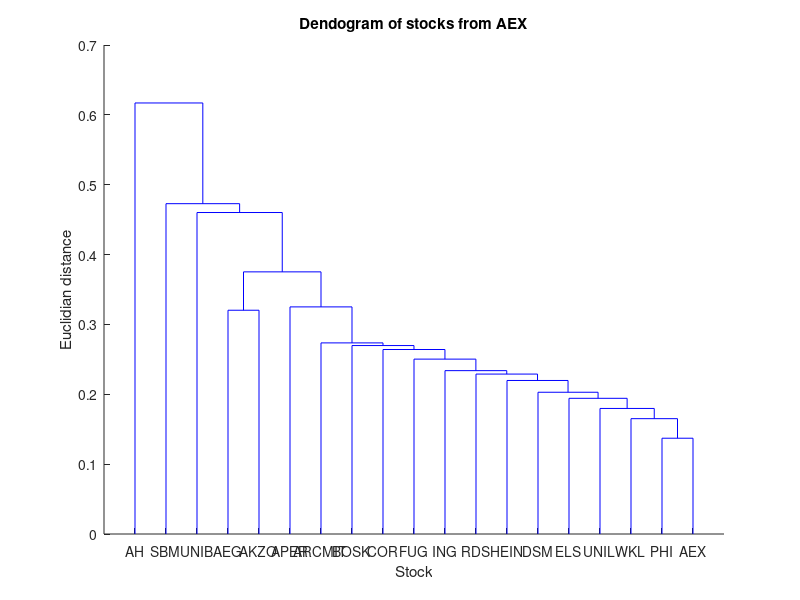

Here is the MATLAB script that generated this plot:
function assignment2()
    load('dataAEX.mat'); %19x277 matrix time series
    load('labelsAEX.mat'); %1x19 matrix labels
    X = data;
    Y = pdist(X); %pairwise dist, default dist is euclidian
    Z = linkage(Y,'average'); %all dist contribute the same
    [H,T] = dendrogram(Z);
    xt = xticks;
    new_xt = labels(xt);
    xlabel('Stock');
    ylabel('Euclidian distance');
    title('Dendogram of stocks from AEX');
    xticklabels(new_xt);
    xtickangle(45);